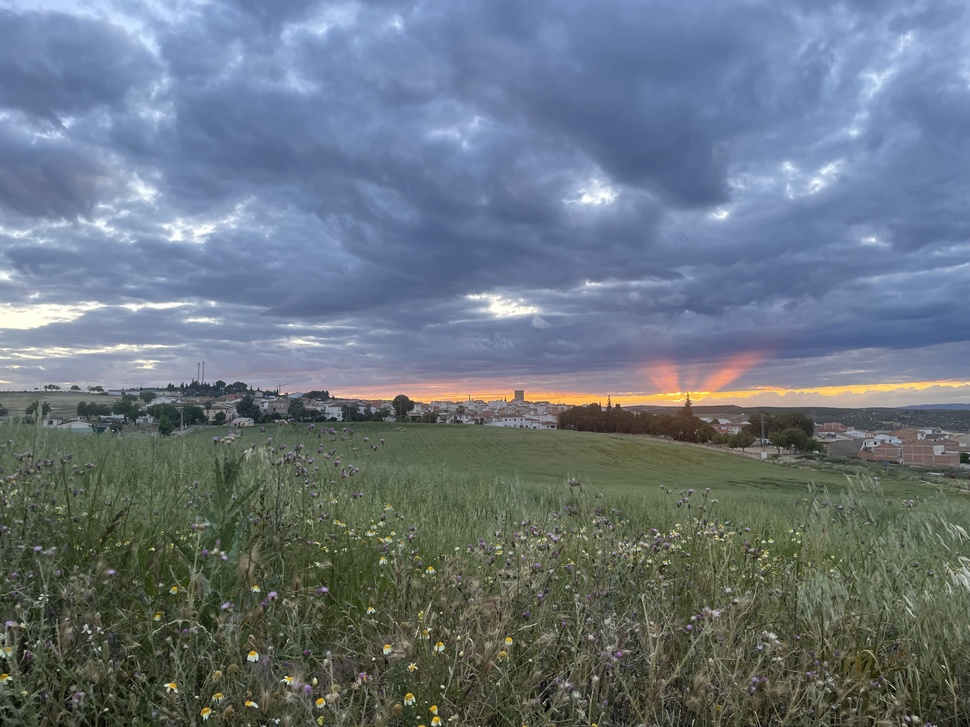
#> input picture ejercicioscapitulo7/imagen.jpg, 970 x 727 px, shrunk from 4032 x 3024 before the run
$ python filtro_media.py
#> lines starting #> are read from the running program, lines starting #| are printed output that depends on the picture
#filtro_media.py
import cv2
import matplotlib.pyplot as plt

img = cv2.imread('imagen.jpg')
#> img is the input picture: shape (727, 970, 3); mean B, G, R 127.4, 117, 105.8
# El kernel (35,35) suma todos los píxeles en esa área y los divide por 25
blur = cv2.blur(img, (35, 35))
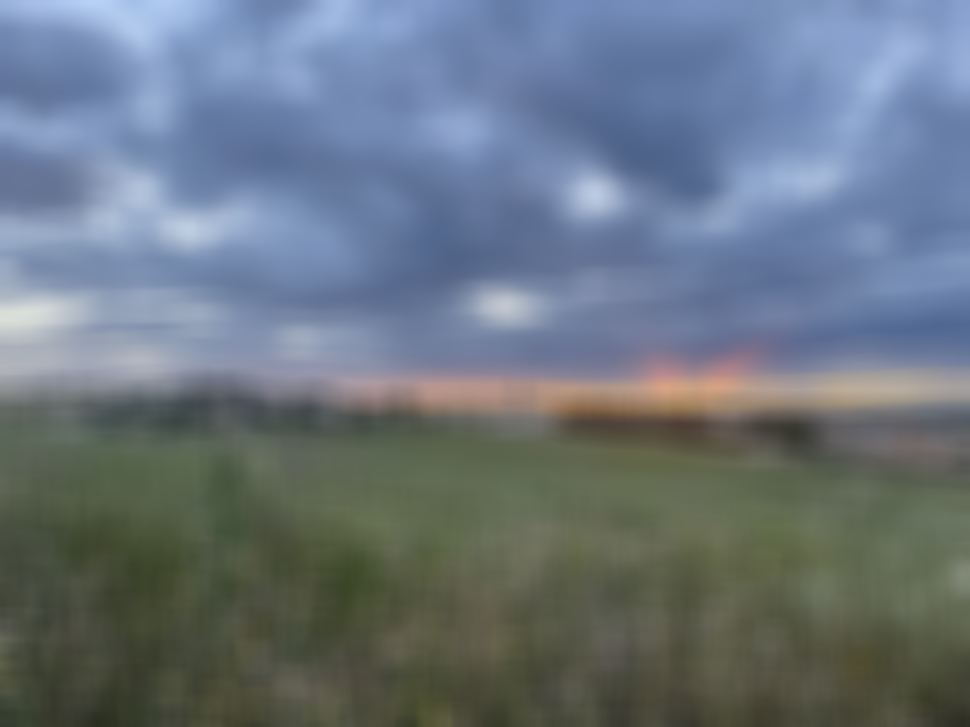
#> blur: shape (727, 970, 3); mean B, G, R 127.4, 117, 105.8

fig, (ax1, ax2) = plt.subplots(1, 2, figsize=(14, 7))

ax1.imshow(cv2.cvtColor(img, cv2.COLOR_BGR2RGB))
ax1.set_title('Imagen Original')
ax1.axis('off')

ax2.imshow(cv2.cvtColor(blur, cv2.COLOR_BGR2RGB))
ax2.set_title('Suavizado (Filtro de Media 5x5)')
ax2.axis('off')

plt.tight_layout()
plt.show()
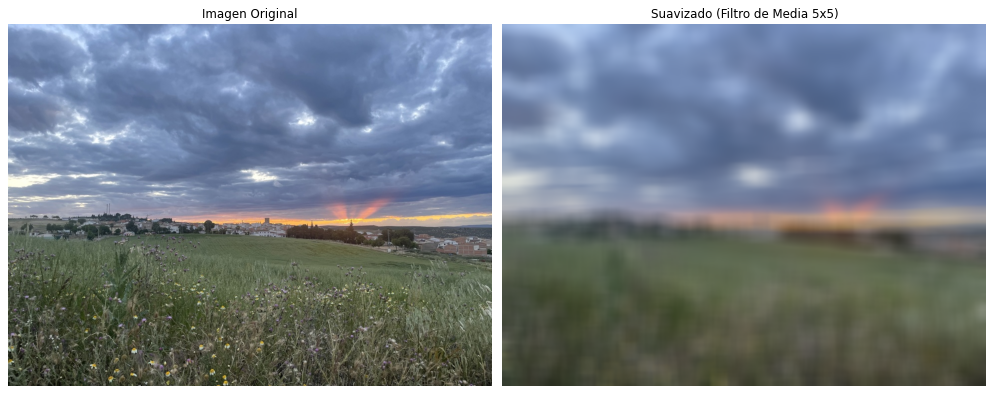
#> figure drawn by matplotlib, 2 panels
